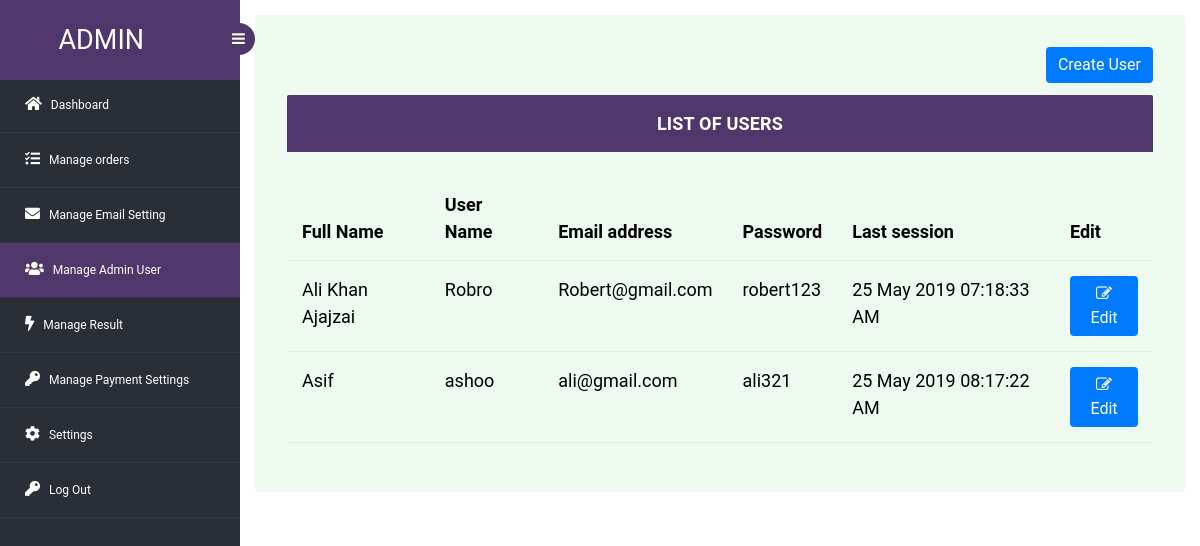
Screenshot of /admin/admin_user.php (signed in) with the database file from the repository.
### tables this page shows
CREATE TABLE `user` (
  `user_id` int(255) NOT NULL,
  `user_first_name` varchar(255) NOT NULL,
  `user_name` varchar(255) NOT NULL,
  `user_email` varchar(255) NOT NULL,
  `user_password` varchar(255) NOT NULL,
  `user_timestamp` int(255) NOT NULL
);

### admin/admin_user.php (the view, shortened to what this page needs)
<?php
	include "database.php";
?>
<!DOCTYPE html>
<head>
	<?php
		include "header_links.php";
	?>
</head>
<body>
<section id="container">
	<?php
		include "sidebar.php";
		include "header.php";
	?>
	<section id="main-content">
		<section class="wrapper">
			<div class="table-agile-info">
				<div class="panel">
					<button class="btn btn-primary" data-toggle="modal" data-target="#add_form" style="background:#007bff!important;border:#007bff!important;float:right">Create User</button>
					<br><br>
					<div class="panel-heading">
					 <b>List of Users</b>
					</div><br>
					<div class="table-responsive">
					  <table class="table" style="font-size:20px;" ui-jq="footable" ui-options='{
							"paging": {
							  "enabled": true
							},
							"filtering": {
							  "enabled": true
							},
							"sorting": {
							  "enabled": true
							}}'>
							<thead>
							  <tr>
								<th style="color:black">Full Name</th>
								<th style="color:black">User Name</th>
								<th style="color:black">Email address</th>
								<th style="color:black">Password</th>
								<th style="color:black">Last session</th>
								<th style="color:black">Edit</th>
							  </tr>
							</thead>
							<tbody>
								<?php
									$result = mysqli_query($con,"SELECT * FROM user
									");
									while($row=mysqli_fetch_array($result)){
										$user_timestamp = $row['user_timestamp'];
								?>
							  <tr class="">
								<td style="color:black"><?php echo $row['user_first_name']; ?></td>
								<td style="color:black"><?php echo $row['user_name']; ?></td>
								<td style="color:black"><?php echo $row['user_email']; ?></td>
								<td style="color:black"><?php echo $row['user_password']; ?></td>
								<td style="color:black"><?php echo date('j F Y H:i:s A', $user_timestamp)?></td>
								<td><a data-toggle="modal" data-target="#edit<?=$row['user_id'];?>"><button class="btn btn-md btn-primary" style="background:#007bff!important;border:#007bff!important"><i class="fa fa-edit"></i> Edit</button></a></td>
							  </tr>
							  <?php
								}
							  ?>
							</tbody>
					  </table>
				</div>
			</div>
		</section>
	</section>
</section>
</body>
</html>

### admin/css/style.css (style rules this page uses)
html, body { font-family: 'Roboto', sans-serif; font-size: 100%; overflow-x: hidden; background: url(../images/bg.jpg) no-repeat 0px 0px; background-size:cover; }
body a { transition: 0.5s all ease; -webkit-transition: 0.5s all ease; -moz-transition: 0.5s all ease; -o-transition: 0.5s all ease; -ms-transition: 0.5s all ease; text-decoration:none; }
#main-content { margin-left:240px; -webkit-transition:all .3s ease-in-out; -moz-transition:all .3s ease-in-out; -o-transition:all .3s ease-in-out; transition:all .3s ease-in-out; }
.wrapper { display:inline-block; margin-top:80px; padding:15px; width:100%; }
.panel-heading { position: relative; height: 57px; line-height: 57px; letter-spacing: 0.2px; color: #000; font-size: 18px; font-weight: 400; padding: 0 16px; background:#ddede0; border-top-right-radius: 2px; border-top-left-radius: 2px; text-transform: uppercase; text-align: center; }
.panel { border: none ! important; }
.table>thead>tr>th { border-bottom: 1px solid #e1ab91 ! important; }
.table>tbody>tr>td, .table>tbody>tr>th, .table>tfoot>tr>td, .table>tfoot>tr>th, .table>thead>tr>td, .table>thead>tr>th { border-bottom: 1px solid #e9e9e9 ! important; }
.table > thead > tr > th, .table > tbody > tr > th, .table > tfoot > tr > th, .table > thead > tr > td, .table > tbody > tr > td, .table > tfoot > tr > td { border-top: none !important; }
.table td, .table>tbody>tr>td, .table>tbody>tr>th, .table>tfoot>tr>td, .table>tfoot>tr>th, .table>thead>tr>td, .table>thead>tr>th { padding: 15px!important; }
.table > thead > tr > th, .table > tbody > tr > th, .table > tfoot > tr > th, .table > thead > tr > td, .table > tbody > tr > td, .table > tfoot > tr > td { font-size: 0.9em; color: #999; border-top: none !important; }
.table-agile-info { background: #eef9f0; padding: 2em; border-radius: 4px; -webkit-box-shadow: 0 1px 1px rgba(0,0,0,.05); box-shadow: 0 1px 1px rgba(0,0,0,.05); }

### admin/header_links.php (style rules this page uses)
html , body { background:#fff; }
.wrapper { margin-top:0 !important; }
::placeholder { color:#ccc !important; }
.panel-heading { background:rgb(27, 147, 225)!important; color:white!important; }
.panel-heading { background:rgb(79,54,107) !important; color:white; }
.btn-primary { background:rgb(79,54,107) !important; color:white; border-color:rgb(79,54,107) !important; }

### rows the page displays
user: user_first_name "Ali Khan Ajajzai", user_name "Robro", user_email "Robert@gmail.com", user_password "robert123", user_timestamp "25 May 2019 07:18:33 AM"
user: user_first_name "Asif", user_name "ashoo", user_email "ali@gmail.com", user_password "ali321", user_timestamp "25 May 2019 08:17:22 AM"
